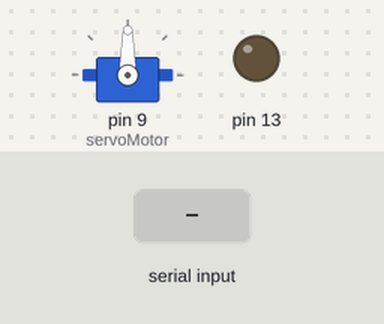
A sketch run on a simulated Arduino Uno, built with avr-gcc and run on an emulated ATmega328P. Parts: servo, output pins drawn as LEDs (lit = HIGH). The test bench sets the inputs (shaded band).

Above: at 1.2 s.
1.3 s: "E" received over Serial
At 2.4 s:
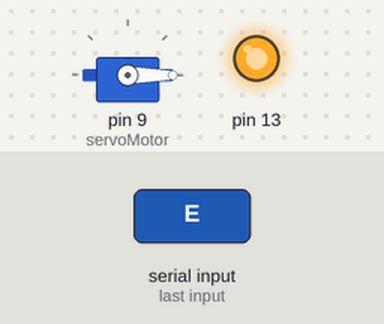
2.8 s: "A" received over Serial
At 3.5 s:
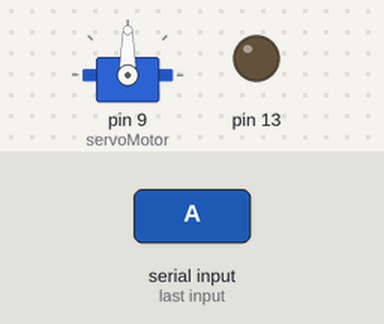
Timing chart, 0 to 5.8 s (numbered marks = the images above; inputs shaded):
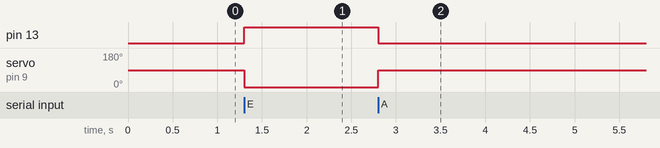

The sketch:

BLUE_SERVO.ino
```cpp
/******************************************************************
* Programa: Ejemplo de uso del módulo Bluetooth junto al Servo SG90
*
* Objetivo:
*   Mostrar los aspectos básicos de funcionamiento del módulo Bluetooth HC-06
*
* Aspectos a destacar:
*   -Recepcion de comandos via puerto serie
*   -Interaccion con la App BT Serial Controller
*
* Versión: 0.1 del 8 de marzo de 2017
* Autor: Mauricio Dávila
* Revisión: -
*
* *******************************************************************/
#include <Servo.h>

// Declaramos la variable para controlar el servo
Servo servoMotor;

/** \brief  Se invoca una sola vez cuando el programa empieza.
 *          Se utiliza para inicializar los modos de trabajo
 *          de los pines, el puerto serie, etc...
 * \param void
 * \return void
 */
void setup()
{
  Serial.begin(9600);
  pinMode(13, OUTPUT);
  digitalWrite(13, LOW);

  servoMotor.attach(9);
}


/** \brief  Contiene el programa que se ejecutará cíclicamente
 *
 * \param void
 * \return void
 */
void loop()
{
  //Verifica si se recibio algo
  if(Serial.available() >= 1)
  {
    char valor = Serial.read();

    if(valor == 'E')
    {
      digitalWrite(13, HIGH);
      servoMotor.write(0); // Desplazamos a la posición 0º
    }
    else if(valor == 'A')
    {
      digitalWrite(13, LOW);
      servoMotor.write(90); // Desplazamos a la posición 0º
    }
  }
}
```

Measured:
- after the input at 1.3 s, pin 13: LOW → HIGH at once; servo on pin 9 (servoMotor): 90° → 0° at once
- after the input at 2.8 s, pin 13: HIGH → LOW at once; servo on pin 9 (servoMotor): 0° → 90° at once
